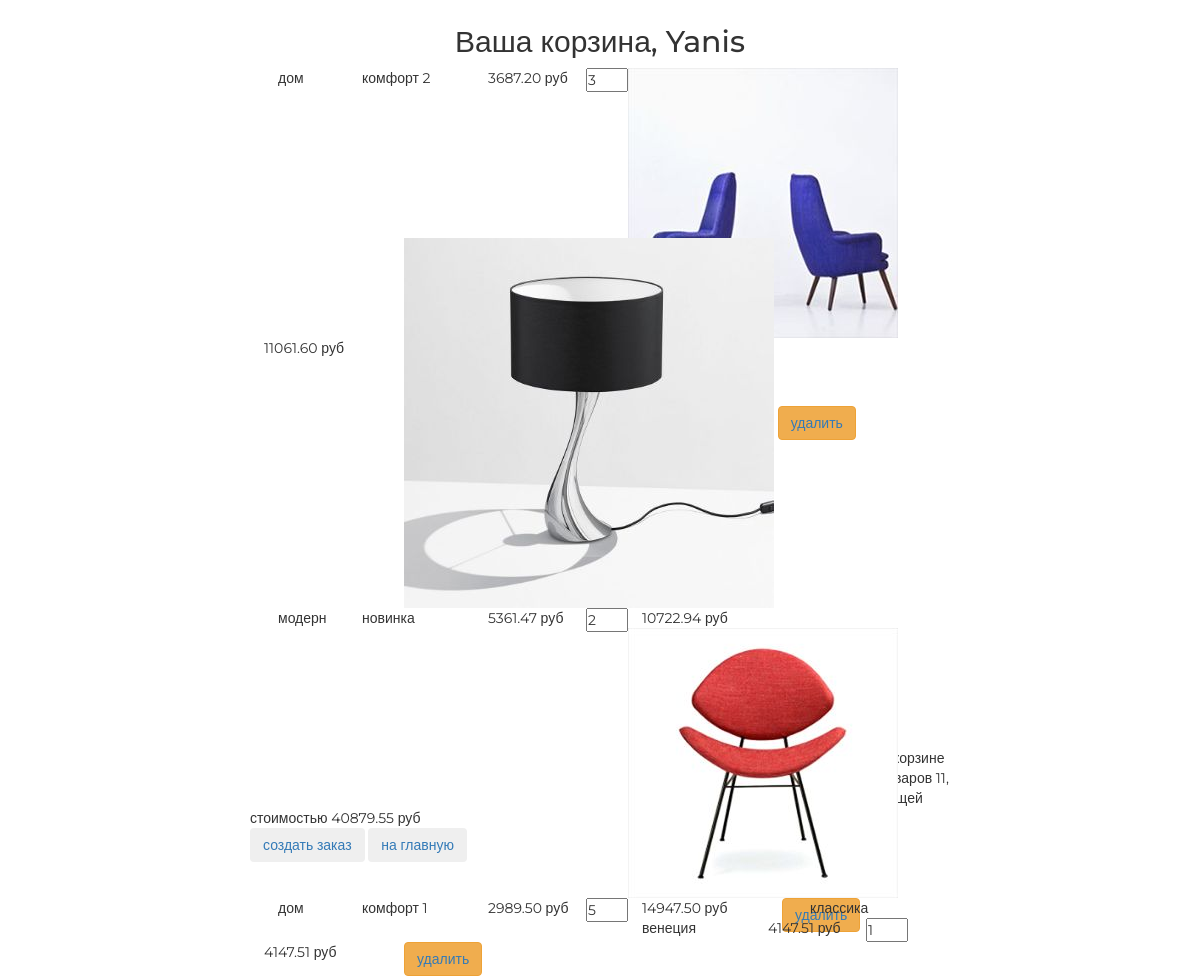
/basket/ (signed in), run on the app's committed database.
### authapp/models.py (models this page shows, shortened)
class ShopUser(AbstractUser):
    avatar = models.ImageField(upload_to='users_avatars', blank=True, verbose_name='аватарка')
    age = models.PositiveSmallIntegerField(verbose_name='возраст', default=18)
    activation_key = models.CharField(max_length=128, blank=True)
    activation_key_expires = models.DateTimeField(default=(now() + timedelta(hours=48)))

### basketapp/models.py (models this page shows, shortened)
class Basket(models.Model):
    user = models.ForeignKey(settings.AUTH_USER_MODEL, on_delete=models.CASCADE, verbose_name='пользователь')
    product = models.ForeignKey(Product, on_delete=models.CASCADE, verbose_name='товар')
    quantity = models.PositiveIntegerField(default=0, verbose_name='количество')
    add_datetime = models.DateTimeField(auto_now_add=True)
    @property
    def product_cost(self):
        return self.product.price * self.quantity
    @property
    def total_quantity(self):
        _items = Basket.objects.filter(user=self.user)
        _totalquantity = sum(list(map(lambda x: x.quantity, _items)))
        return _totalquantity
    @property
    def total_cost(self):
        _items = Basket.objects.filter(user=self.user)
        _totalcost = sum(list(map(lambda x: x.product_cost, _items)))
        return _totalcost

### mainapp/models.py (models this page shows, shortened)
class Product(models.Model):
    category = models.ForeignKey(ProductCategory, on_delete=models.CASCADE)
    name = models.CharField(verbose_name='имя продукта', max_length=128)
    image = models.ImageField(upload_to='products_images', blank=True)
    short_desc = models.CharField(max_length=128, verbose_name='краткое описание', blank=True)
    description = models.TextField(verbose_name='описание продукта', blank=True)
    price = models.DecimalField(verbose_name='цена продукта', max_digits=8, decimal_places=2, default=0)
    quantity = models.PositiveIntegerField(verbose_name='колличество на складе', default=0)
    is_active = models.BooleanField(default=True)
    class Meta:
        verbose_name = 'товар'
        verbose_name_plural = 'товары'

class ProductCategory(models.Model):
    name = models.CharField(max_length=64, unique=True, verbose_name='название категории')
    description = models.TextField(blank=True, verbose_name='описание категории')
    is_active = models.BooleanField(default=True)
    class Meta:
        verbose_name = 'категория(ю)'
        verbose_name_plural = 'категории'

### basketapp/views.py (the view)
# urls.py: path('', basketapp.basket, name='basket'),
@login_required
def basket(request):
    content = {
        'basket_items': Basket.objects.filter(user=request.user)
    }
    return render(request, 'basketapp/basket.html', content)

### mainapp/context_processors.py (called while the page is built)
def basket(request):
    basket_items = []
    if request.user.is_authenticated:
        basket_items = Basket.objects.filter(user=request.user)
    return {
        'basket': basket_items
    }

### basketapp/templates/basketapp/basket.html
{% extends 'basketapp/base.html' %}
{% load static %}
{% block content %}
  <div class="basket_list">
    {% include 'basketapp/includes/inc_basket_list.html' %}
  </div>
  {% if basket_items %}
      <button class="btn btn-round">
          <a href="{% url 'order:order_create' %}">создать заказ</a>
      </button>
  {% endif %}
      <button class="btn btn-round">
          <a href="{% url 'main' %}">на главную</a>
      </button>
{% endblock %}

### basketapp/templates/basketapp/base.html (shortened to what this page needs)
<!DOCTYPE html>
{% load static %}
<html>
<head>
  {% block css %}
    <link rel="stylesheet" href="{% static 'css/bootstrap.min.css' %}">
    <link rel="stylesheet" href="{% static 'style.css' %}">
    <link rel="stylesheet" href="{% static 'fonts/font-awesome/css/font-awesome.css' %}">
  {% endblock %}
</head>
<body>
  <div class="basket_container">
    <div class="h2 text-center head">
      Ваша корзина,
      {% if user.first_name %}
        {{ user.first_name|title}}
      {% else %}
        Пользователь
      {% endif %}
    </div>
    {% block content %}
    {% endblock %}
  </div>
</body>
</html>

### basketapp/templates/basketapp/includes/inc_basket_list.html
{% for item in basket_items %}
<div class="basket_record">
  <img src="/media/{{ item.product.image }}" alt="{{ item.product.short_desc }}">
  <span class="category_name">{{ item.product.category.name }}</span>
  <span class="product_name">{{ item.product.name }}</span>
  <span class="product_price">{{ item.product.price }}&nbspруб</span>
  <input type="number" name="{{ item.pk }}"
                       min="0"
                       value="{{ item.quantity }}">
  <span class="product_cost">{{ item.product_cost }}&nbspруб</span>
  <button class="btn btn-warning">
    <a href="{% url 'basket:remove' item.pk %}" class="">
      удалить
    </a>
  </button>
</div>
{% endfor %}
{% if basket_items %}
<div class="basket_summary">
  В корзине товаров {{ basket_items.0.total_quantity }}, общей стоимостью
            {{ basket_items.0.total_cost }} руб
</div>
{% else %}
  <div class="basket_summary">
  В корзине пока нет товаров.
</div>
{% endif %}

### static/style.css (style rules this page uses)
* { margin: 0; padding: 0; }
body { font-family: 'Montserrat', sans-serif; }
html, body { height: 100%; }
.basket_container { margin: 25px auto; width: 700px; }
.basket_list input[type="number"] { width: 3em; position: relative; display: block; float: left; }
.basket_list span.category_name { margin-left: 2em; width: 5em; position: relative; display: block; float: left; }
.basket_list span.product_name { margin-left: 1em; width: 8em; position: relative; display: block; float: left; }
.basket_list span.product_price { margin-left: 1em; width: 7em; position: relative; display: block; float: left; }
.basket_list span.product_cost { margin-left: 1em; width: 10em; position: relative; display: block; float: left; }

### data on the page
ShopUser: first_name "Yanis"
Basket: product.image (picture), product.category.name "дом", product.name "комфорт 2", product.price "3687.20", quantity "3", product_cost "11061.60", user+quantity "11", user+product+quantity "40879.55"
Basket: product.image (picture), product.category.name "модерн", product.name "новинка", product.price "5361.47", quantity "2", product_cost "10722.94"
Basket: product.category.name "дом", product.name "комфорт 1", product.price "2989.50", quantity "5", product_cost "14947.50"
Basket: product.image (picture), product.category.name "классика", product.name "венеция", product.price "4147.51", quantity "1", product_cost "4147.51"
